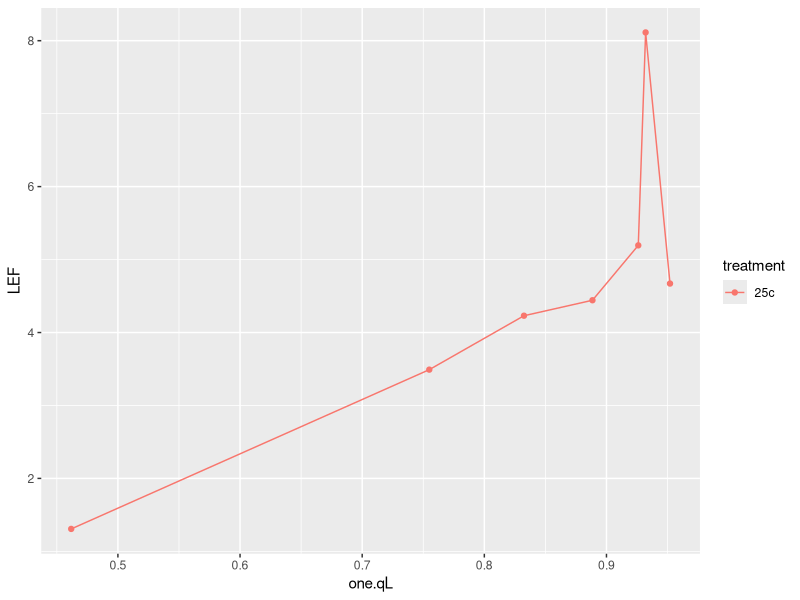
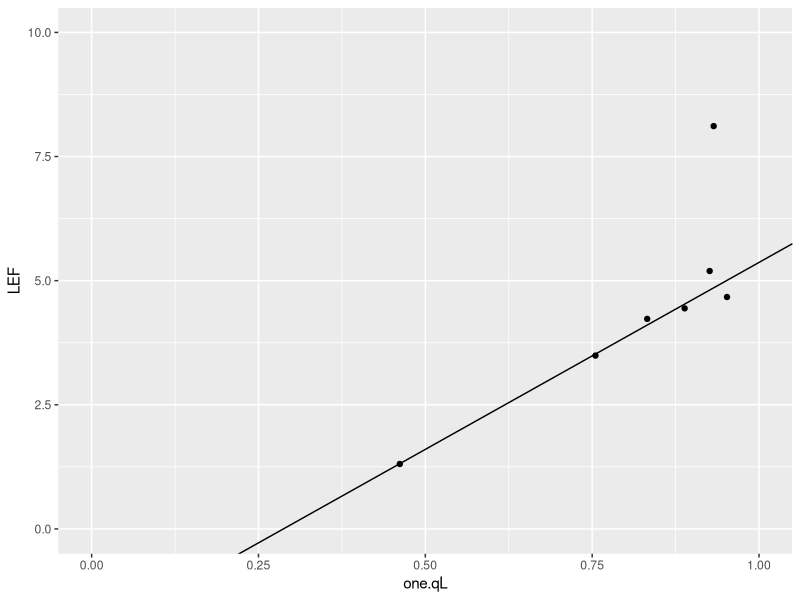
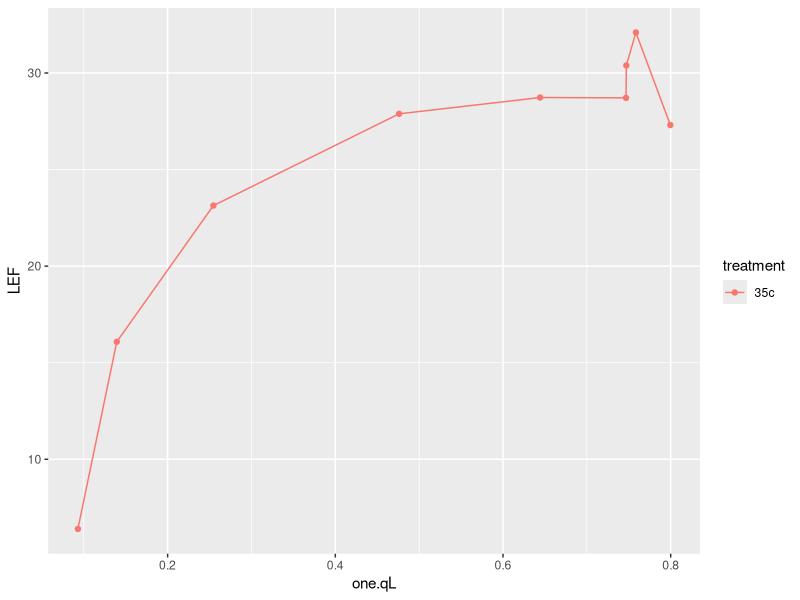
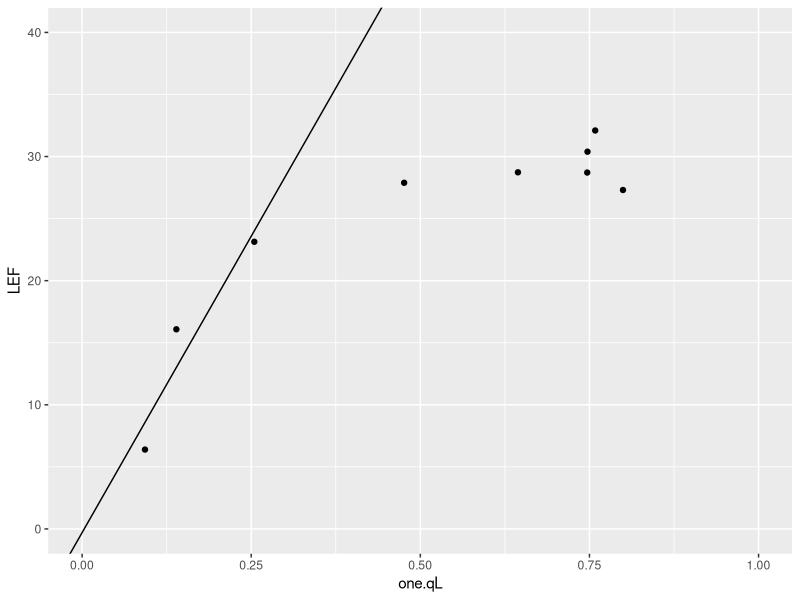
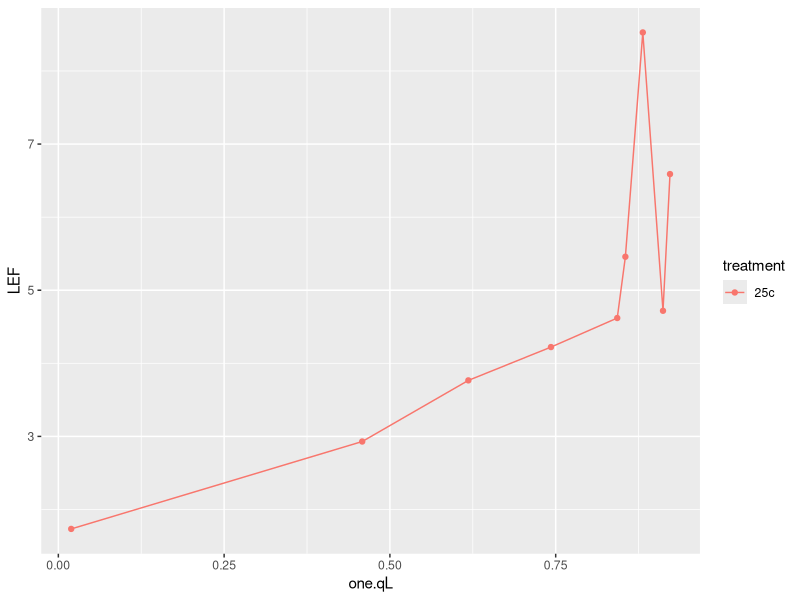
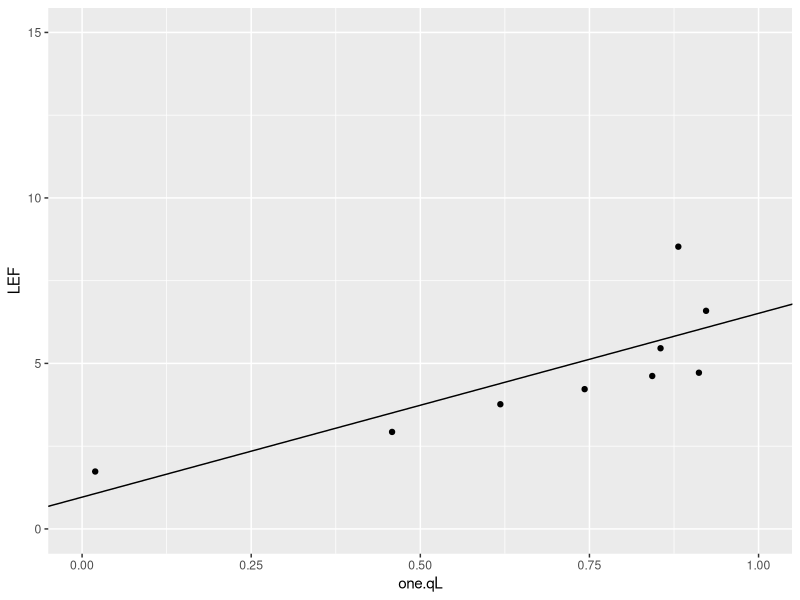
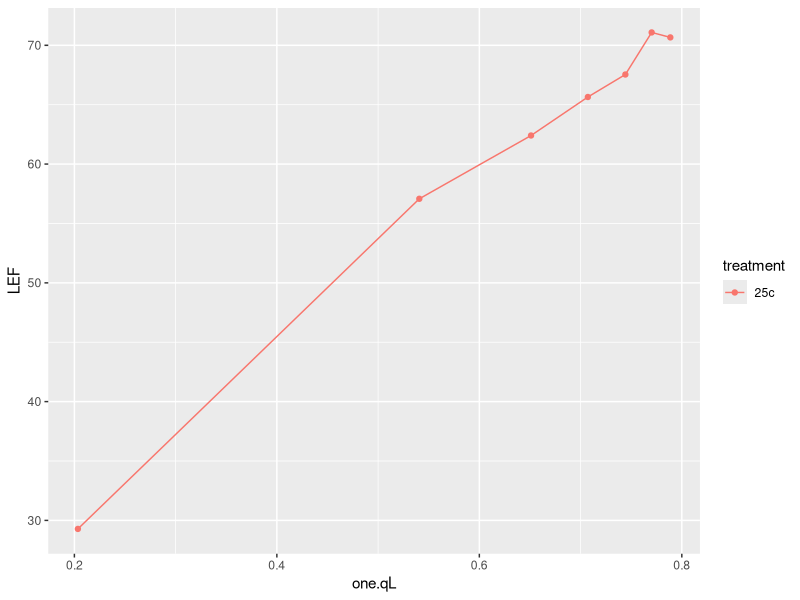
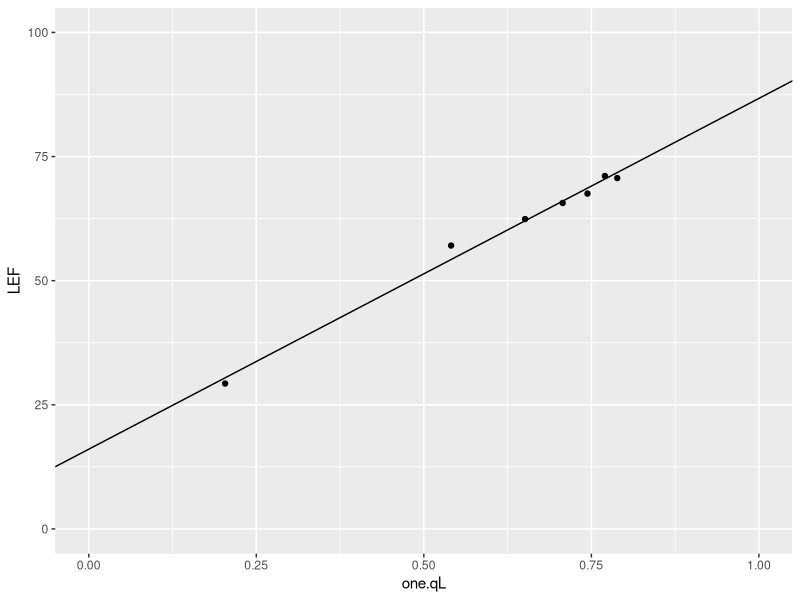

These figures' R source, in order:
### Load Libraries
library(tidyverse)

### read in .csv
lrc_48 <- read.csv("lrc_48.csv")



### Curve 1
gg_1 <- lrc_48 %>% 
  filter(id == "gg_1")
ggplot(gg_1, aes(x = one.qL, y = LEF, color = treatment, group = id)) + geom_point() + geom_line()
# creating linear model
lm_gg1 <- lm(LEF ~ one.qL, data = gg_1, subset = one.qL < 0.9)
# creating slope and intercept
gg_1_slope <- coef(lm_gg1)[2]
gg_1_intercept <- coef(lm_gg1)[1]
# plot
ggplot(gg_1, aes(one.qL, LEF)) +
  geom_point() +
  geom_abline(
    slope = gg_1_slope,
    intercept = gg_1_intercept) +
  scale_x_continuous(
    limits = c(0, 1)) + 
  scale_y_continuous(
    limits = c(0, 10))



### Curve 2
gg_2 <- lrc_48 %>% 
  filter(id == "gg_2")
gg_2 <- gg_2 %>%
  filter(machine == "stan")
ggplot(gg_2, aes(x = one.qL, y = LEF, color = treatment, group = id)) + geom_point() + geom_line()
# creating linear model
lm_gg2 <- lm(LEF ~ one.qL, data = gg_2, subset = one.qL < 0.4)
# creating slope and intercept
gg_2_slope <- coef(lm_gg2)[2]
gg_2_intercept <- coef(lm_gg2)[1]
# plot
ggplot(gg_2, aes(one.qL, LEF)) +
  geom_point() +
  geom_abline(
    slope = gg_2_slope,
    intercept = gg_2_intercept) +
  scale_x_continuous(
    limits = c(0, 1)) + 
  scale_y_continuous(
    limits = c(0, 40))



### Curve 3
gg_3 <- lrc_48 %>% 
  filter(id == "gg_3")
ggplot(gg_3, aes(x = one.qL, y = LEF, color = treatment, group = id)) + geom_point() + geom_line()
# creating linear model
lm_gg3 <- lm(LEF ~ one.qL, data = gg_3, subset = one.qL < 0.9)
# creating slope and intercept
gg_3_slope <- coef(lm_gg3)[2]
gg_3_intercept <- coef(lm_gg3)[1]
# plot
ggplot(gg_3, aes(one.qL, LEF)) +
  geom_point() +
  geom_abline(
    slope = gg_3_slope,
    intercept = gg_3_intercept) +
  scale_x_continuous(
    limits = c(0, 1)) + 
  scale_y_continuous(
    limits = c(0, 15))



### Curve 4 no data



### Curve 5
gg_5 <- lrc_48 %>% 
  filter(id == "gg_5")
ggplot(gg_5, aes(x = one.qL, y = LEF, color = treatment, group = id)) + geom_point() + geom_line()
# creating linear model
lm_gg5 <- lm(LEF ~ one.qL, data = gg_5, subset = one.qL < 0.99)
# creating slope and intercept
gg_5_slope <- coef(lm_gg5)[2]
gg_5_intercept <- coef(lm_gg5)[1]
# plot
ggplot(gg_5, aes(one.qL, LEF)) +
  geom_point() +
  geom_abline(
    slope = gg_5_slope,
    intercept = gg_5_intercept) +
  scale_x_continuous(
    limits = c(0, 1)) + 
  scale_y_continuous(
    limits = c(0, 100))


### Curve 6
gg_6 <- lrc_48 %>% 
  filter(id == "gg_6")
ggplot(gg_6, aes(x = one.qL, y = LEF, color = treatment, group = id)) + geom_point() + geom_line()
# creating linear model
lm_gg6 <- lm(LEF ~ one.qL, data = gg_6, subset = one.qL < 0.5)
# creating slope and intercept
gg_6_slope <- coef(lm_gg6)[2]
gg_6_intercept <- coef(lm_gg6)[1]
# plot
ggplot(gg_6, aes(one.qL, LEF)) +
  geom_point() +
  geom_abline(
    slope = gg_6_slope,
    intercept = gg_6_intercept) +
  scale_x_continuous(
    limits = c(0, 1)) + 
  scale_y_continuous(
    limits = c(0, 12))



### Curve 7
gg_7 <- lrc_48 %>% 
  filter(id == "gg_7")
ggplot(gg_7, aes(x = one.qL, y = LEF, color = treatment, group = id)) + geom_point() + geom_line()
# creating linear model
lm_gg7 <- lm(LEF ~ one.qL, data = gg_7, subset = one.qL < 0.9)
# creating slope and intercept
gg_7_slope <- coef(lm_gg7)[2]
gg_7_intercept <- coef(lm_gg7)[1]
# plot
ggplot(gg_7, aes(one.qL, LEF)) +
  geom_point() +
  geom_abline(
    slope = gg_7_slope,
    intercept = gg_7_intercept) +
  scale_x_continuous(
    limits = c(0, 1)) + 
  scale_y_continuous(
    limits = c(0, 100))



### Curve 8
gg_8 <- lrc_48 %>% 
  filter(id == "gg_8")
ggplot(gg_8, aes(x = one.qL, y = LEF, color = treatment, group = id)) + geom_point() + geom_line()
# creating linear model
lm_gg8 <- lm(LEF ~ one.qL, data = gg_8, subset = one.qL < 0.5)
# creating slope and intercept
gg_8_slope <- coef(lm_gg8)[2]
gg_8_intercept <- coef(lm_gg8)[1]
# plot
ggplot(gg_8, aes(one.qL, LEF)) +
  geom_point() +
  geom_abline(
    slope = gg_8_slope,
    intercept = gg_8_intercept) +
  scale_x_continuous(
    limits = c(0, 1)) + 
  scale_y_continuous(
    limits = c(0, 100))



### Curve 9
gg_9 <- lrc_48 %>% 
  filter(id == "gg_9")
ggplot(gg_9, aes(x = one.qL, y = LEF, color = treatment, group = id)) + geom_point() + geom_line()
# creating linear model
lm_gg9 <- lm(LEF ~ one.qL, data = gg_9, subset = one.qL < 0.9)
# creating slope and intercept
gg_9_slope <- coef(lm_gg9)[2]
gg_9_intercept <- coef(lm_gg9)[1]
# plot
ggplot(gg_9, aes(one.qL, LEF)) +
  geom_point() +
  geom_abline(
    slope = gg_9_slope,
    intercept = gg_9_intercept) +
  scale_x_continuous(
    limits = c(0, 1)) + 
  scale_y_continuous(
    limits = c(0, 20))



### Curve 10
gg_10 <- lrc_48 %>% 
  filter(id == "gg_10")
gg_10 <- gg_10 %>%
  filter(machine == "ozzie")
ggplot(gg_10, aes(x = one.qL, y = LEF, color = treatment, group = id)) + geom_point() + geom_line()
# creating linear model
lm_gg10 <- lm(LEF ~ one.qL, data = gg_10, subset = one.qL < 0.7)
# creating slope and intercept
gg_10_slope <- coef(lm_gg10)[2]
gg_10_intercept <- coef(lm_gg10)[1]
# plot
ggplot(gg_10, aes(one.qL, LEF)) +
  geom_point() +
  geom_abline(
    slope = gg_10_slope,
    intercept = gg_10_intercept) +
  scale_x_continuous(
    limits = c(0, 1)) + 
  scale_y_continuous(
    limits = c(0, 30))



### Curve 11
gg_11 <- lrc_48 %>% 
  filter(id == "gg_11")
ggplot(gg_11, aes(x = one.qL, y = LEF, color = treatment, group = id)) + geom_point() + geom_line()
# creating linear model
lm_gg11 <- lm(LEF ~ one.qL, data = gg_11, subset = one.qL < 0.75)
# creating slope and intercept
gg_11_slope <- coef(lm_gg11)[2]
gg_11_intercept <- coef(lm_gg11)[1]
# plot
ggplot(gg_11, aes(one.qL, LEF)) +
  geom_point() +
  geom_abline(
    slope = gg_11_slope,
    intercept = gg_11_intercept) +
  scale_x_continuous(
    limits = c(0, 1)) + 
  scale_y_continuous(
    limits = c(0, 50))



### Curve 12
gg_12 <- lrc_48 %>% 
  filter(id == "gg_12")
ggplot(gg_12, aes(x = one.qL, y = LEF, color = treatment, group = id)) + geom_point() + geom_line()
# creating linear model
lm_gg12 <- lm(LEF ~ one.qL, data = gg_12, subset = one.qL < 0.6)
# creating slope and intercept
gg_12_slope <- coef(lm_gg12)[2]
gg_12_intercept <- coef(lm_gg12)[1]
# plot
ggplot(gg_12, aes(one.qL, LEF)) +
  geom_point() +
  geom_abline(
    slope = gg_12_slope,
    intercept = gg_12_intercept) +
  scale_x_continuous(
    limits = c(0, 1)) + 
  scale_y_continuous(
    limits = c(0, 30))



### Curve 13 no data



### Curve 14
gg_14 <- lrc_48 %>% 
  filter(id == "gg_14")
ggplot(gg_14, aes(x = one.qL, y = LEF, color = treatment, group = id)) + geom_point() + geom_line()
# creating linear model
lm_gg14 <- lm(LEF ~ one.qL, data = gg_14, subset = one.qL < 0.3)
# creating slope and intercept
gg_14_slope <- coef(lm_gg14)[2]
gg_14_intercept <- coef(lm_gg14)[1]
# plot
ggplot(gg_14, aes(one.qL, LEF)) +
  geom_point() +
  geom_abline(
    slope = gg_14_slope,
    intercept = gg_14_intercept) +
  scale_x_continuous(
    limits = c(0, 1)) + 
  scale_y_continuous(
    limits = c(0, 30))



### Curve 15
gg_15 <- lrc_48 %>% 
  filter(id == "gg_15")
ggplot(gg_15, aes(x = one.qL, y = LEF, color = treatment, group = id)) + geom_point() + geom_line()
# creating linear model
lm_gg15 <- lm(LEF ~ one.qL, data = gg_15, subset = one.qL < 0.8)
# creating slope and intercept
gg_15_slope <- coef(lm_gg15)[2]
gg_15_intercept <- coef(lm_gg15)[1]
# plot
ggplot(gg_15, aes(one.qL, LEF)) +
  geom_point() +
  geom_abline(
    slope = gg_15_slope,
    intercept = gg_15_intercept) +
  scale_x_continuous(
    limits = c(0, 1)) + 
  scale_y_continuous(
    limits = c(0, 30))



### Curve 16
gg_16 <- lrc_48 %>% 
  filter(id == "gg_16")
ggplot(gg_16, aes(x = one.qL, y = LEF, color = treatment, group = id)) + geom_point() + geom_line()
# creating linear model
lm_gg16 <- lm(LEF ~ one.qL, data = gg_16, subset = one.qL < 0.4)
# creating slope and intercept
gg_16_slope <- coef(lm_gg16)[2]
gg_16_intercept <- coef(lm_gg16)[1]
# plot
ggplot(gg_16, aes(one.qL, LEF)) +
  geom_point() +
  geom_abline(
    slope = gg_16_slope,
    intercept = gg_16_intercept) +
  scale_x_continuous(
    limits = c(0, 1)) + 
  scale_y_continuous(
    limits = c(0, 60))



### Curve 17 no data



### Curve 18
gg_18 <- lrc_48 %>% 
  filter(id == "gg_18")
ggplot(gg_18, aes(x = one.qL, y = LEF, color = treatment, group = id)) + geom_point() + geom_line()
# creating linear model
lm_gg18 <- lm(LEF ~ one.qL, data = gg_18, subset = one.qL < 0.5)
# creating slope and intercept
gg_18_slope <- coef(lm_gg18)[2]
gg_18_intercept <- coef(lm_gg18)[1]
# plot
ggplot(gg_18, aes(one.qL, LEF)) +
  geom_point() +
  geom_abline(
    slope = gg_18_slope,
    intercept = gg_18_intercept) +
  scale_x_continuous(
    limits = c(0, 1)) + 
  scale_y_continuous(
    limits = c(0, 50))



### Curve 19 no data



### Curve 20 no data



### Curve 21
gg_21 <- lrc_48 %>% 
  filter(id == "gg_21")
ggplot(gg_21, aes(x = one.qL, y = LEF, color = treatment, group = id)) + geom_point() + geom_line()
# creating linear model
lm_gg21 <- lm(LEF ~ one.qL, data = gg_21, subset = one.qL < 0.7)
# creating slope and intercept
gg_21_slope <- coef(lm_gg21)[2]
gg_21_intercept <- coef(lm_gg21)[1]
# plot
ggplot(gg_21, aes(one.qL, LEF)) +
  geom_point() +
  geom_abline(
    slope = gg_21_slope,
    intercept = gg_21_intercept) +
  scale_x_continuous(
    limits = c(0, 1)) + 
  scale_y_continuous(
    limits = c(0, 30))



### Curve 22
gg_22 <- lrc_48 %>% 
  filter(id == "gg_22")
ggplot(gg_22, aes(x = one.qL, y = LEF, color = treatment, group = id)) + geom_point() + geom_line()
# creating linear model
lm_gg22 <- lm(LEF ~ one.qL, data = gg_22, subset = one.qL < 0.4)
# creating slope and intercept
gg_22_slope <- coef(lm_gg22)[2]
gg_22_intercept <- coef(lm_gg22)[1]
# plot
ggplot(gg_22, aes(one.qL, LEF)) +
  geom_point() +
  geom_abline(
    slope = gg_22_slope,
    intercept = gg_22_intercept) +
  scale_x_continuous(
    limits = c(0, 1)) + 
  scale_y_continuous(
    limits = c(0, 100))



### Curve 23
gg_23 <- lrc_48 %>% 
  filter(id == "gg_23")
ggplot(gg_23, aes(x = one.qL, y = LEF, color = treatment, group = id)) + geom_point() + geom_line()
# creating linear model
lm_gg23 <- lm(LEF ~ one.qL, data = gg_23, subset = one.qL < 0.9)
# creating slope and intercept
gg_23_slope <- coef(lm_gg23)[2]
gg_23_intercept <- coef(lm_gg23)[1]
# plot
ggplot(gg_23, aes(one.qL, LEF)) +
  geom_point() +
  geom_abline(
    slope = gg_23_slope,
    intercept = gg_23_intercept) +
  scale_x_continuous(
    limits = c(0, 1)) + 
  scale_y_continuous(
    limits = c(0, 50))



### Curve 24
gg_24 <- lrc_48 %>% 
  filter(id == "gg_24")
ggplot(gg_24, aes(x = one.qL, y = LEF, color = treatment, group = id)) + geom_point() + geom_line()
# creating linear model
lm_gg24 <- lm(LEF ~ one.qL, data = gg_24, subset = one.qL < 0.5)
# creating slope and intercept
gg_24_slope <- coef(lm_gg24)[2]
gg_24_intercept <- coef(lm_gg24)[1]
# plot
ggplot(gg_24, aes(one.qL, LEF)) +
  geom_point() +
  geom_abline(
    slope = gg_24_slope,
    intercept = gg_24_intercept) +
  scale_x_continuous(
    limits = c(0, 1)) + 
  scale_y_continuous(
    limits = c(0, 40))



### Curve 25 no data



### Curve 26
gg_26 <- lrc_48 %>% 
  filter(id == "gg_26")
ggplot(gg_26, aes(x = one.qL, y = LEF, color = treatment, group = id)) + geom_point() + geom_line()
# creating linear model
lm_gg26 <- lm(LEF ~ one.qL, data = gg_26, subset = one.qL < 0.6)
# creating slope and intercept
gg_26_slope <- coef(lm_gg26)[2]
gg_26_intercept <- coef(lm_gg26)[1]
# plot
ggplot(gg_26, aes(one.qL, LEF)) +
  geom_point() +
  geom_abline(
    slope = gg_26_slope,
    intercept = gg_26_intercept) +
  scale_x_continuous(
    limits = c(0, 1)) + 
  scale_y_continuous(
    limits = c(0, 100))



### Curve 27 no data



### Curve 28
gg_28 <- lrc_48 %>% 
  filter(id == "gg_28")
ggplot(gg_28, aes(x = one.qL, y = LEF, color = treatment, group = id)) + geom_point() + geom_line()
# creating linear model
lm_gg28 <- lm(LEF ~ one.qL, data = gg_28, subset = one.qL < 0.6)
# creating slope and intercept
gg_28_slope <- coef(lm_gg28)[2]
gg_28_intercept <- coef(lm_gg28)[1]
# plot
ggplot(gg_28, aes(one.qL, LEF)) +
  geom_point() +
  geom_abline(
    slope = gg_28_slope,
    intercept = gg_28_intercept) +
  scale_x_continuous(
    limits = c(0, 1)) + 
  scale_y_continuous(
    limits = c(0, 100))



### Curve 29
gg_29 <- lrc_48 %>% 
  filter(id == "gg_29")
ggplot(gg_29, aes(x = one.qL, y = LEF, color = treatment, group = id)) + geom_point() + geom_line()
# creating linear model
lm_gg29 <- lm(LEF ~ one.qL, data = gg_29, subset = one.qL < 0.9)
# creating slope and intercept
gg_29_slope <- coef(lm_gg29)[2]
gg_29_intercept <- coef(lm_gg29)[1]
# plot
ggplot(gg_29, aes(one.qL, LEF)) +
  geom_point() +
  geom_abline(
    slope = gg_29_slope,
    intercept = gg_29_intercept) +
  scale_x_continuous(
    limits = c(0, 1)) + 
  scale_y_continuous(
    limits = c(0, 20))



### Curve 30
gg_30 <- lrc_48 %>% 
  filter(id == "gg_30")
ggplot(gg_30, aes(x = one.qL, y = LEF, color = treatment, group = id)) + geom_point() + geom_line()
# creating linear model
lm_gg30 <- lm(LEF ~ one.qL, data = gg_30, subset = one.qL < 0.7)
# creating slope and intercept
gg_30_slope <- coef(lm_gg30)[2]
gg_30_intercept <- coef(lm_gg30)[1]
# plot
ggplot(gg_30, aes(one.qL, LEF)) +
  geom_point() +
  geom_abline(
    slope = gg_30_slope,
    intercept = gg_30_intercept) +
  scale_x_continuous(
    limits = c(0, 1)) + 
  scale_y_continuous(
    limits = c(0, 50))



### Curve 31
gg_31 <- lrc_48 %>% 
  filter(id == "gg_31")
ggplot(gg_31, aes(x = one.qL, y = LEF, color = treatment, group = id)) + geom_point() + geom_line()
# creating linear model
lm_gg31 <- lm(LEF ~ one.qL, data = gg_31, subset = one.qL < 0.95)
# creating slope and intercept
gg_31_slope <- coef(lm_gg31)[2]
gg_31_intercept <- coef(lm_gg31)[1]
# plot
ggplot(gg_31, aes(one.qL, LEF)) +
  geom_point() +
  geom_abline(
    slope = gg_31_slope,
    intercept = gg_31_intercept) +
  scale_x_continuous(
    limits = c(0, 1)) + 
  scale_y_continuous(
    limits = c(0, 20))



### Curve 32
gg_32 <- lrc_48 %>% 
  filter(id == "gg_32")
ggplot(gg_32, aes(x = one.qL, y = LEF, color = treatment, group = id)) + geom_point() + geom_line()
# creating linear model
lm_gg32 <- lm(LEF ~ one.qL, data = gg_32, subset = one.qL < 0.5)
# creating slope and intercept
gg_32_slope <- coef(lm_gg32)[2]
gg_32_intercept <- coef(lm_gg32)[1]
# plot
ggplot(gg_32, aes(one.qL, LEF)) +
  geom_point() +
  geom_abline(
    slope = gg_32_slope,
    intercept = gg_32_intercept) +
  scale_x_continuous(
    limits = c(0, 1)) + 
  scale_y_continuous(
    limits = c(0, 20))



### Curve 33
gg_33 <- lrc_48 %>% 
  filter(id == "gg_33")
ggplot(gg_33, aes(x = one.qL, y = LEF, color = treatment, group = id)) + geom_point() + geom_line()
# creating linear model
lm_gg33 <- lm(LEF ~ one.qL, data = gg_33, subset = one.qL < 0.8)
# creating slope and intercept
gg_33_slope <- coef(lm_gg33)[2]
gg_33_intercept <- coef(lm_gg33)[1]
# plot
ggplot(gg_33, aes(one.qL, LEF)) +
  geom_point() +
  geom_abline(
    slope = gg_33_slope,
    intercept = gg_33_intercept) +
  scale_x_continuous(
    limits = c(0, 1)) + 
  scale_y_continuous(
    limits = c(0, 20))



### Curve 34
gg_34 <- lrc_48 %>% 
  filter(id == "gg_34")
gg_34 <- gg_34 %>%
  filter(machine == "albert")
ggplot(gg_34, aes(x = one.qL, y = LEF, color = treatment, group = id)) + geom_point() + geom_line()
# creating linear model
lm_gg34 <- lm(LEF ~ one.qL, data = gg_34, subset = one.qL < 0.4)
# creating slope and intercept
gg_34_slope <- coef(lm_gg34)[2]
gg_34_intercept <- coef(lm_gg34)[1]
# plot
ggplot(gg_34, aes(one.qL, LEF)) +
  geom_point() +
  geom_abline(
    slope = gg_34_slope,
    intercept = gg_34_intercept) +
  scale_x_continuous(
    limits = c(0, 1)) + 
  scale_y_continuous(
    limits = c(0, 100))



### Curve 35
gg_35 <- lrc_48 %>% 
  filter(id == "gg_35")
ggplot(gg_35, aes(x = one.qL, y = LEF, color = treatment, group = id)) + geom_point() + geom_line()
# creating linear model
lm_gg35 <- lm(LEF ~ one.qL, data = gg_35, subset = one.qL < 0.99)
# creating slope and intercept
gg_35_slope <- coef(lm_gg35)[2]
gg_35_intercept <- coef(lm_gg35)[1]
# plot
ggplot(gg_35, aes(one.qL, LEF)) +
  geom_point() +
  geom_abline(
    slope = gg_35_slope,
    intercept = gg_35_intercept) +
  scale_x_continuous(
    limits = c(0, 1)) + 
  scale_y_continuous(
    limits = c(0, 15))



### Curve 36
gg_36 <- lrc_48 %>% 
  filter(id == "gg_36")
ggplot(gg_36, aes(x = one.qL, y = LEF, color = treatment, group = id)) + geom_point() + geom_line()
# creating linear model
lm_gg36 <- lm(LEF ~ one.qL, data = gg_36, subset = one.qL < 0.5)
# creating slope and intercept
gg_36_slope <- coef(lm_gg36)[2]
gg_36_intercept <- coef(lm_gg36)[1]
# plot
ggplot(gg_36, aes(one.qL, LEF)) +
  geom_point() +
  geom_abline(
    slope = gg_36_slope,
    intercept = gg_36_intercept) +
  scale_x_continuous(
    limits = c(0, 1)) + 
  scale_y_continuous(
    limits = c(0, 30))



### Curve 37
gg_37 <- lrc_48 %>% 
  filter(id == "gg_37")
ggplot(gg_37, aes(x = one.qL, y = LEF, color = treatment, group = id)) + geom_point() + geom_line()
# creating linear model
lm_gg37 <- lm(LEF ~ one.qL, data = gg_37, subset = one.qL < 0.7)
# creating slope and intercept
gg_37_slope <- coef(lm_gg37)[2]
gg_37_intercept <- coef(lm_gg37)[1]
# plot
ggplot(gg_37, aes(one.qL, LEF)) +
  geom_point() +
  geom_abline(
    slope = gg_37_slope,
    intercept = gg_37_intercept) +
  scale_x_continuous(
    limits = c(0, 1)) + 
  scale_y_continuous(
    limits = c(0, 20))



### Curve 38
gg_38 <- lrc_48 %>% 
  filter(id == "gg_38")
ggplot(gg_38, aes(x = one.qL, y = LEF, color = treatment, group = id)) + geom_point() + geom_line()
# creating linear model
lm_gg38 <- lm(LEF ~ one.qL, data = gg_38, subset = one.qL < 0.7)
# creating slope and intercept
gg_38_slope <- coef(lm_gg38)[2]
gg_38_intercept <- coef(lm_gg38)[1]
# plot
ggplot(gg_38, aes(one.qL, LEF)) +
  geom_point() +
  geom_abline(
    slope = gg_38_slope,
    intercept = gg_38_intercept) +
  scale_x_continuous(
    limits = c(0, 1)) + 
  scale_y_continuous(
    limits = c(0, 30))



### Curve 39
gg_39 <- lrc_48 %>% 
  filter(id == "gg_39")
ggplot(gg_39, aes(x = one.qL, y = LEF, color = treatment, group = id)) + geom_point() + geom_line()
# creating linear model
lm_gg39 <- lm(LEF ~ one.qL, data = gg_39, subset = one.qL < 0.8)
# creating slope and intercept
gg_39_slope <- coef(lm_gg39)[2]
gg_39_intercept <- coef(lm_gg39)[1]
# plot
ggplot(gg_39, aes(one.qL, LEF)) +
  geom_point() +
  geom_abline(
    slope = gg_39_slope,
    intercept = gg_39_intercept) +
  scale_x_continuous(
    limits = c(0, 1)) + 
  scale_y_continuous(
    limits = c(0, 20))



### Curve 40 corrupted


### data frame
vqmax48_df <- data.frame(
  id = c("gg_1", "gg_2", "gg_3", "gg_5", "gg_6", "gg_7", "gg_9",
         "gg_10", "gg_12", "gg_14", "gg_15", "gg_16", "gg_18", 
         "gg_21", "gg_22", "gg_23", "gg_24", "gg_26", 
         "gg_28", "gg_29", "gg_30", "gg_31", "gg_32", "gg_34", 
         "gg_35", "gg_36", "gg_38", "gg_39"),
  slope_48 = c(gg_1_slope, gg_2_slope, gg_3_slope, gg_5_slope, gg_6_slope, gg_7_slope, gg_9_slope,
               gg_10_slope, gg_12_slope, gg_14_slope, gg_15_slope, gg_16_slope, gg_18_slope, 
               gg_21_slope, gg_22_slope, gg_23_slope, gg_24_slope, gg_26_slope, 
               gg_28_slope, gg_29_slope, gg_30_slope, gg_31_slope, gg_32_slope, gg_34_slope, 
               gg_35_slope, gg_36_slope, gg_38_slope, gg_39_slope),
  intercept_48 = c(gg_1_intercept, gg_2_intercept, gg_3_intercept, gg_5_intercept, gg_6_intercept, gg_7_intercept, gg_9_intercept,
                   gg_10_intercept, gg_12_intercept, gg_14_intercept, gg_15_intercept, gg_16_intercept, gg_18_intercept, 
                   gg_21_intercept, gg_22_intercept, gg_23_intercept, gg_24_intercept, gg_26_intercept, 
                   gg_28_intercept, gg_29_intercept, gg_30_intercept, gg_31_intercept, gg_32_intercept, gg_34_intercept, 
                   gg_35_intercept, gg_36_intercept, gg_38_intercept, gg_39_intercept)
)
vqmax48_df


### calculating Vqmax
vqmax48_df$vqmax_48 <- vqmax48_df$intercept + vqmax48_df$slope
vqmax48_df

### adding treatment column
vqmax48_df$replicate <- as.numeric(gsub("\\D", "", vqmax48_df$id))
vqmax48_df$treatment <- ifelse(vqmax48_df$replicate %% 2 == 1,
                               "25c",
                               "35c")
vqmax48_df$replicate <- NULL
vqmax48_df

### add leaf temp
vqmax48_df$tleaf_fac <- "48c"
vqmax48_df


### graph and stats time
ggplot(vqmax48_df, aes(x = treatment, y = vqmax_48)) + geom_boxplot() 
vqmax48_lm <- lm(vqmax_48 ~ treatment, data = vqmax48_df)
anova(vqmax48_lm)
plot(vqmax48_lm)

### write .csv
write.csv(vqmax48_df, "vqmax48_df.csv")
